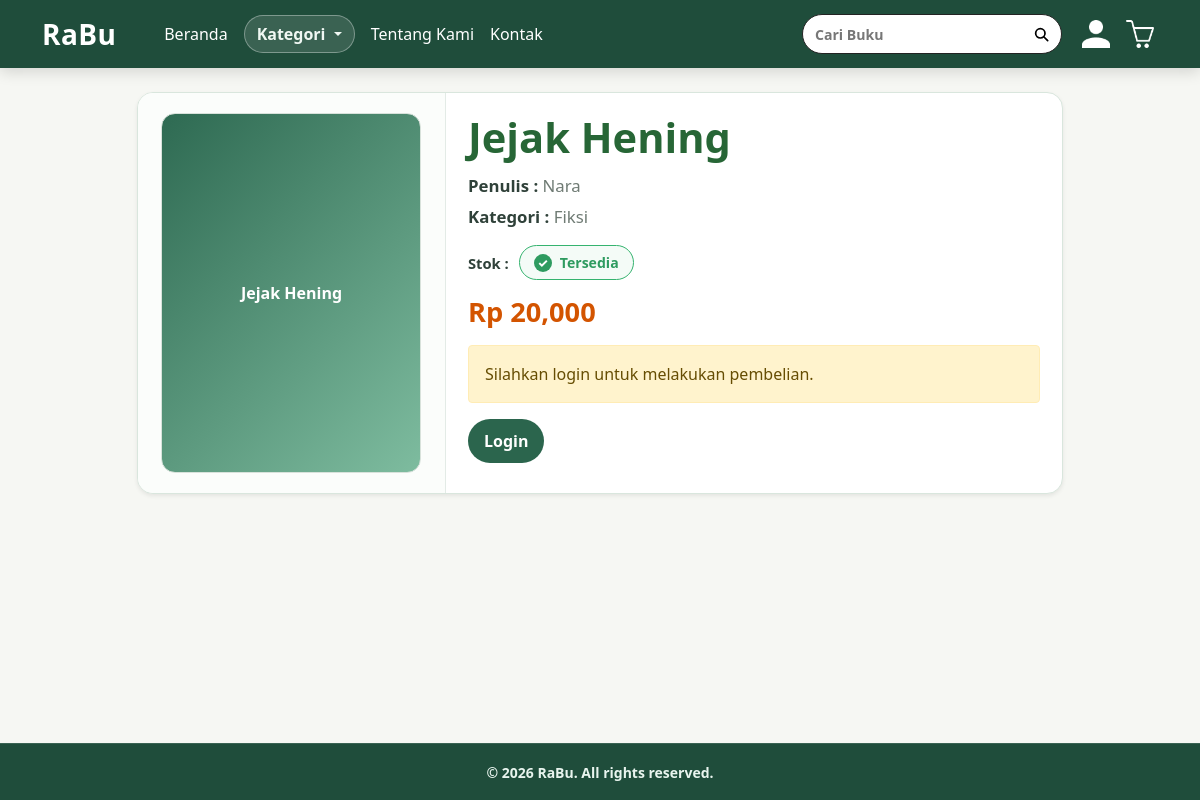
The app's page /detail_buku.php?id=6 with its own data.
### tables this page shows
CREATE TABLE IF NOT EXISTS `buku` (
  `id_buku` int(11) NOT NULL,
  `judul` varchar(150) DEFAULT NULL,
  `penulis` varchar(100) DEFAULT NULL,
  `harga` int(11) DEFAULT NULL,
  `stok` int(11) DEFAULT NULL,
  `foto` varchar(255) DEFAULT NULL,
  `id_kategori` int(11) DEFAULT NULL
);

CREATE TABLE IF NOT EXISTS `kategori` (
  `id_kategori` int(11) NOT NULL,
  `nama_kategori` varchar(100) DEFAULT NULL
);

### detail_buku.php (the view, shortened to what this page needs)
<?php
include 'koneksi.php';
$id = isset($_GET['id']) ? (int) $_GET['id'] : 0;
$query = mysqli_query($conn, "SELECT buku.*, kategori.nama_kategori FROM buku LEFT JOIN kategori ON buku.id_kategori = kategori.id_kategori WHERE buku.id_buku='$id' LIMIT 1");
$buku = mysqli_fetch_assoc($query);
$foto = trim((string) ($buku['foto'] ?? ''));
$fotoPath = 'uploads/buku/' . $foto;
$hasFoto = $foto !== '' && file_exists($fotoPath);
?>
<!DOCTYPE html>
<html lang="id">
<head>
    <link rel="stylesheet" href="bootstrap/css/bootstrap.min.css">
</head>
<body>
    <nav class="navbar navbar-dark">
        <div class="container">
            <a class="navbar-brand fw-bold text-white" href="index.php">RaBu</a>
            <div class="d-none d-md-flex align-items-center gap-3 text-white fw-semibold nav-links">
                <a href="index.php" class="text-white text-decoration-none">Beranda</a>
                <div class="dropdown kategori-dropdown">
                    <button class="btn dropdown-toggle" type="button" data-bs-toggle="dropdown" aria-expanded="false">
                        Kategori
                    </button>
                </div>
                <a href="about.php" class="text-white text-decoration-none">Tentang Kami</a>
                <a href="kontak.php" class="text-white text-decoration-none">Kontak</a>
            </div>
            <form method="get" action="index.php" class="search-wrap d-none d-md-flex ms-auto me-3">
                <div class="search-box">
                    <input type="text" name="q" class="form-control search-input" placeholder="Cari Buku">
                    <button type="submit" class="search-btn" aria-label="Cari Buku" title="Cari Buku">
                        <svg width="16" height="16" viewBox="0 0 24 24" fill="none" xmlns="http://www.w3.org/2000/svg" aria-hidden="true">
                            <circle cx="11" cy="11" r="7" stroke="currentColor" stroke-width="2.6"/>
                            <path d="M16.5 16.5L22 22" stroke="currentColor" stroke-width="2.6" stroke-linecap="round"/>
                        </svg>
                    </button>
                </div>
            </form>
            <div class="d-flex align-items-center gap-2">
                <?php if (isset($_SESSION['id_user'])) { ?>
                    <?php if ($_SESSION['role'] == 'admin') { ?>
                        <a href="adminn/dashboard.php" class="btn btn-light btn-sm">Admin</a>
                    <?php } else { ?>
                        <a href="user/cart.php" class="cart-icon-btn" aria-label="Keranjang" title="Keranjang">
                            <img src="asset/keranjang.png" alt="Keranjang">
                        </a>
                        <a href="user/pesanan.php" class="btn btn-light btn-sm">Riwayat Pesanan</a>
                    <?php } ?>
                    <div class="dropdown">
                        <button class="btn btn-sm dropdown-toggle d-inline-flex align-items-center gap-2 text-white border-0 bg-transparent" type="button" data-bs-toggle="dropdown" aria-expanded="false">
                            <img src="asset/login.png" alt="Profil" width="18" height="18">
                            <span><?php echo htmlspecialchars($_SESSION['nama'] ?? 'Profil'); ?></span>
                        </button>
                        <ul class="dropdown-menu dropdown-menu-end">
                            <?php if (isset($_SESSION['role']) && $_SESSION['role'] === 'user') { ?>
                                <li><a class="dropdown-item" href="user/profil.php">Edit Profil</a></li>
                                <li><hr class="dropdown-divider"></li>
                            <?php } ?>
                            <li><a class="dropdown-item text-danger" href="logout.php" onclick="return confirm('Yakin ingin logout?')">Keluar</a></li>
                        </ul>
                    </div>
                <?php } else { ?>
                    <a href="login.php" class="login-icon-btn" aria-label="Login" title="Login">
                        <img src="asset/login.png" alt="Login">
                    </a>
                    <a href="user/cart.php" class="cart-icon-btn" aria-label="Keranjang" title="Keranjang">
                        <img src="asset/keranjang.png" alt="Keranjang">
                    </a>
                <?php } ?>
            </div>
        </div>
    </nav>
    <div class="container py-4">
        <div class="row justify-content-center">
            <div class="col-xl-10">
                <div class="detail-card shadow-sm">
                    <div class="row g-0">
                        <div class="col-md-5 col-lg-4 cover-wrap">
                            <div class="cover-box">
                                <?php if ($hasFoto) { ?>
                                    <img src="<?php echo htmlspecialchars($fotoPath); ?>" alt="<?php echo htmlspecialchars($buku['judul']); ?>">
                                <?php } else { ?>
                                    <?php echo htmlspecialchars($buku['judul']); ?>
                                <?php } ?>
                            </div>
                        </div>
                        <div class="col-md-7 col-lg-8 info-wrap">
                            <h1 class="book-title"><?php echo htmlspecialchars($buku['judul']); ?></h1>
                            <div class="book-meta"><strong>Penulis :</strong> <?php echo htmlspecialchars($buku['penulis']); ?></div>
                            <div class="book-meta mb-3"><strong>Kategori :</strong> <?php echo htmlspecialchars((string) ($buku['nama_kategori'] ?? 'Buku')); ?></div>
                            <div class="stock-row">
                                <span class="stock-label">Stok :</span>
                                <span class="stock-badge">
                                       <?php if ((int) $buku['stok'] > 0) { ?>
                                           <span class="stock-check">&#10003;</span>
                                           Tersedia
                                       <?php } else { ?>
                                           <span style="color: #d9534f;">Habis</span>
                                       <?php } ?>
                                </span>
                            </div>
                            <div class="book-price">Rp <?php echo number_format((int) $buku['harga']); ?></div>
                            <?php if (!isset($_SESSION['id_user'])) { ?>
                                <div class="alert alert-warning mb-3">Silahkan login untuk melakukan pembelian.</div>
                                <a href="login.php" class="btn btn-login">Login</a>
                               <?php } else { ?>
                                   <div class="alert alert-danger mb-3">Stok buku habis. Silahkan kembali lagi nanti.</div>
                                   <a href="index.php" class="btn btn-outline-secondary btn-sm">Kembali</a>
                            <?php } ?>
                        </div>
                    </div>
                </div>
            </div>
        </div>
    </div>
<?php include 'footer.php'; ?>
</body>
</html>

### detail_buku.php (style rules this page uses)
:root { --green-900: #1f4d3b; --green-800: #2b654d; --green-100: #e8f4ee; --cream: #f6f7f3; }
body { background: var(--cream); color: #1f2723; }
.navbar { background: var(--green-900); box-shadow: 0 4px 14px rgba(0, 0, 0, 0.14); }
.navbar-brand { letter-spacing: 0.4px; font-size: 1.75rem; }
.nav-links { margin-left: 2rem; }
.kategori-dropdown .dropdown-toggle { color: #f0f8f3; text-decoration: none; font-weight: 700; padding: 6px 12px; border: 1px solid rgba(255, 255, 255, 0.35); border-radius: 999px; background: rgba(255, 255, 255, 0.12); }
.search-wrap { max-width: 260px; width: 100%; }
.search-box { display: flex; align-items: center; width: 100%; background: #ffffff; border: 1.5px solid #232323; border-radius: 999px; min-height: 38px; overflow: hidden; }
.search-input { border: none; background: transparent; box-shadow: none; padding: 0 12px; height: 38px; font-size: 0.88rem; font-weight: 600; color: #6f6f6f; }
.search-input::placeholder { color: #777777; opacity: 1; font-weight: 700; }
.search-btn { border: none; background: transparent; height: 38px; width: 40px; display: inline-flex; align-items: center; justify-content: center; color: #000; flex-shrink: 0; padding: 0; }
.login-icon-btn { display: inline-flex; align-items: center; justify-content: center; width: 36px; height: 36px; padding: 0; border: none; background: transparent; }
.login-icon-btn img { width: 28px; height: 28px; display: block; }
.cart-icon-btn { display: inline-flex; align-items: center; justify-content: center; width: 36px; height: 36px; padding: 0; border: none; background: transparent; }
.cart-icon-btn img { width: 28px; height: 28px; display: block; }
.detail-card { border-radius: 16px; border: 1px solid #d9e6dd; background: #fff; overflow: hidden; }
.cover-wrap { border-right: 1px solid #e3ebe6; background: #fbfdfb; min-height: 100%; padding: 20px; }
.cover-box { width: 100%; max-width: 260px; height: 360px; margin: 0 auto; border-radius: 14px; border: 1px solid #d8e2db; overflow: hidden; background: linear-gradient(135deg, #2e6a52, #7ebc9f); color: #fff; display: flex; align-items: center; justify-content: center; text-align: center; font-weight: 700; padding: 14px; }
.info-wrap { padding: 20px 22px; }
.book-title { color: #276636; font-weight: 800; font-size: 2.6rem; margin-bottom: 10px; line-height: 1.2; }
.book-meta { color: #6f7b74; font-size: 1.05rem; margin-bottom: 6px; }
.book-meta strong { color: #2f4139; }
.book-price { color: #d35400; font-size: 1.7rem; font-weight: 800; margin-bottom: 12px; }
.stock-row { display: flex; align-items: center; gap: 10px; margin-bottom: 12px; }
.stock-label { color: #2f4139; font-weight: 700; font-size: 0.92rem; }
.stock-badge { display: inline-flex; align-items: center; gap: 8px; border: 1px solid #35b36f; border-radius: 999px; padding: 6px 14px; color: #2e9b60; font-weight: 700; font-size: 0.88rem; background: #f4fbf7; }
.stock-check { width: 18px; height: 18px; border-radius: 50%; background: #2e9b60; color: #fff; display: inline-flex; align-items: center; justify-content: center; font-size: 12px; font-weight: 800; line-height: 1; }
.btn-login { background: var(--green-800); border: none; border-radius: 999px; font-weight: 700; padding: 10px 16px; color: #fff; }

### footer.php (style rules this page uses)
html { height: 100%; }
body { display: flex; flex-direction: column; min-height: 100vh; }
body > *:not(.site-footer) { flex: 0 0 auto; }

### records on screen
buku: judul "Jejak Hening", penulis "Nara", id_kategori.nama_kategori "Fiksi", harga "20,000"
